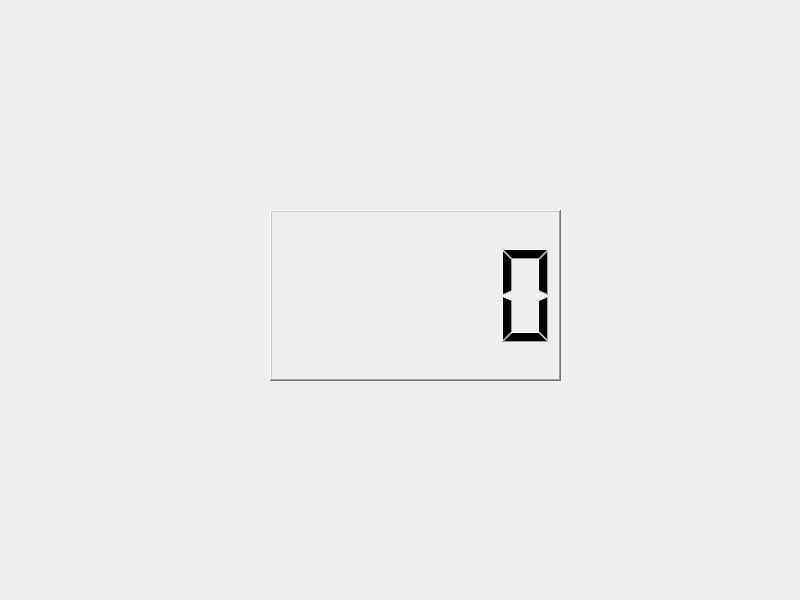
<?xml version="1.0" encoding="UTF-8"?>
<ui version="4.0">
 <class>Widget</class>
 <widget class="QWidget" name="Widget">
  <property name="geometry">
   <rect>
    <x>0</x>
    <y>0</y>
    <width>800</width>
    <height>600</height>
   </rect>
  </property>
  <property name="windowTitle">
   <string>Widget</string>
  </property>
  <widget class="QLCDNumber" name="lcdNumber">
   <property name="geometry">
    <rect>
     <x>270</x>
     <y>210</y>
     <width>291</width>
     <height>171</height>
    </rect>
   </property>
   <property name="frameShape">
    <enum>QFrame::WinPanel</enum>
   </property>
   <property name="smallDecimalPoint">
    <bool>false</bool>
   </property>
  </widget>
 </widget>
 <resources/>
 <connections/>
</ui>
